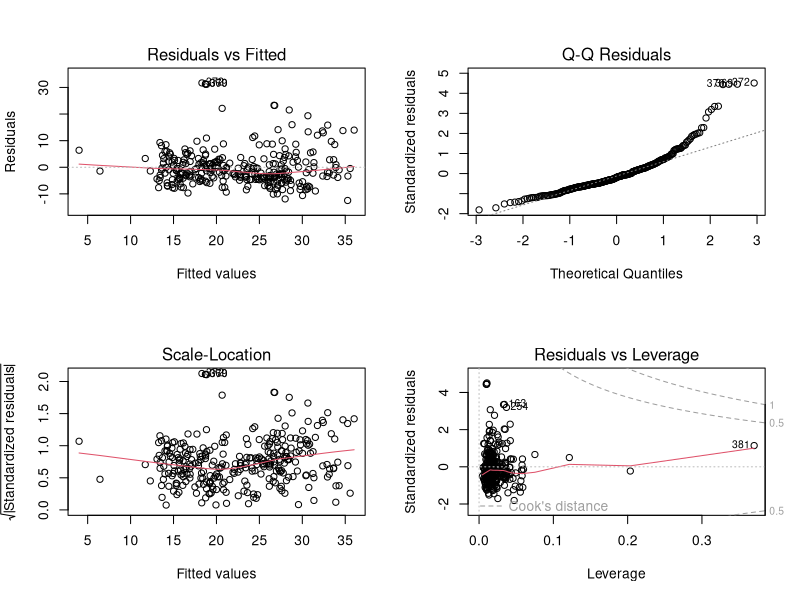
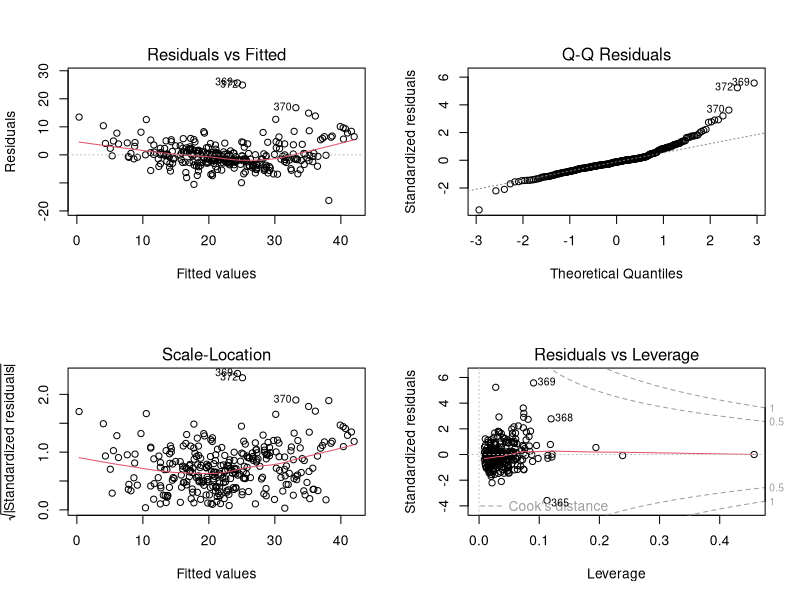
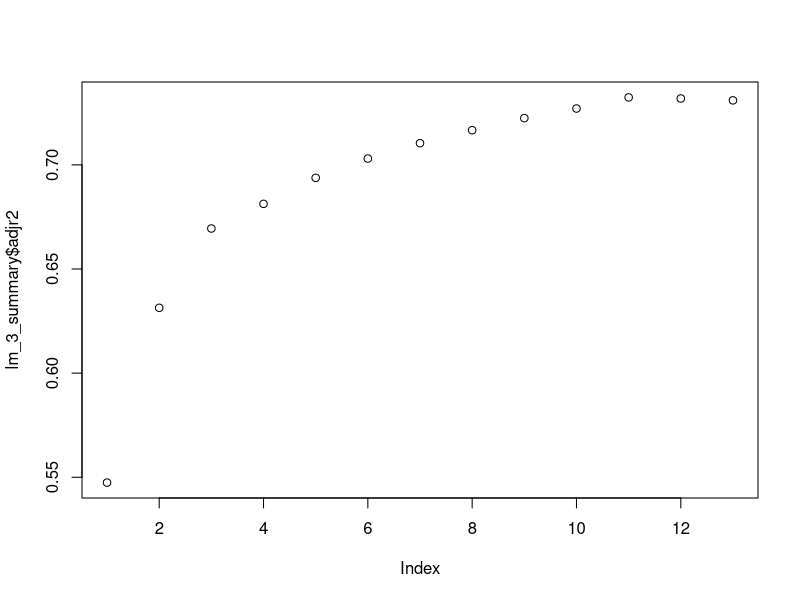
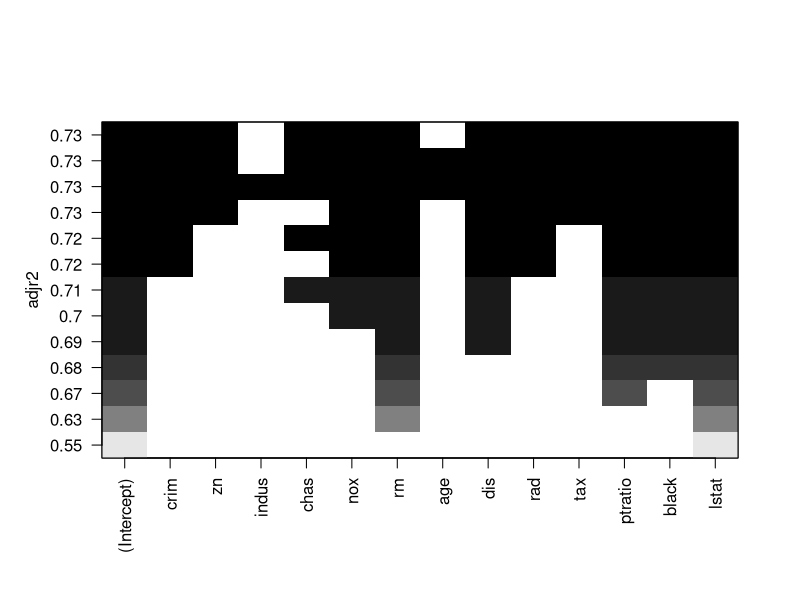

These figures' R source, in order:

library(MASS)  
library(leaps)  
library(car)   
library(Metrics)

# Multiple Linear Regression ----------------------------------------------


# Data --------------------------------------------------------------------

? Boston

dim(Boston)
head(Boston)
str(Boston)
summary(Boston)

# Train, val, test
# https://stackoverflow.com/questions/36068963/r-how-to-split-a-data-frame-into-training-validation-and-test-sets
spec = c(train = .6, validate = .2, test = .2)

set.seed(123)
g = sample(cut(
  seq(nrow(Boston)), 
  nrow(Boston)*cumsum(c(0,spec)),
  labels = names(spec)
))

res = split(Boston, g)

boston_train <- res$train
boston_val <- res$validate
boston_test <- res$test

# Creating 3 Models -------------------------------------------------------
# In "reality", more focus can be put on the diagnostic plots then we do 
# for assessing how reliable statistical inference is. 

# 1. Using "logic" / Theory
lm_1 <- lm(medv ~ crim + indus + nox + age + dis + ptratio, data = boston_train)
summary(lm_1)
# Rule of thumb: Points above  1 for Cook's Distance indicate that these 
# points may be influential points, i.e. points that have a large
# influence on our fitted model and could be inspected. 
par(mfrow = c(2, 2))
plot(lm_1)

vif(lm_1)

# 2. Starting from the full model
lm_2 <- lm(medv~. + lstat:age, data = boston_train)
summary(lm_2)

# We decide to only keep significant variables, but in general
# you might want to keep variables that are not significant. Check this link:
# https://stats.stackexchange.com/questions/271434/when-should-one-include-a-variable-in-a-regression-despite-it-not-being-statisti

lm_2 <- lm(medv~. - indus - age, data = boston_train)    
summary(lm_2)

par(mfrow = c(2, 2))
plot(lm_2)

vif(lm_2)

# 3. Best subset regression
# Diagnostic plots as above not included, focus on demonstrating 
# that we can apply best subset regression easily.

lm_3 <- regsubsets(medv ~., data = boston_train, nvmax = 13)
lm_3_summary = summary(lm_3)
lm_3_summary

names(lm_3_summary)
par(mfrow = c(1, 1))
plot(lm_3_summary$adjr2)
lm_3_summary$adjr2

coef(lm_3, 3)
plot(lm_3, scale = "adjr2")

lm_3 <- lm(medv ~ rm + ptratio + lstat, data = boston_train)    
summary(lm_3)


# Evaluation --------------------------------------------------------------

val_pred_m1 <- predict(lm_1, newdata = boston_val)
val_pred_m2 <- predict(lm_2, newdata = boston_val)
val_pred_m3 <- predict(lm_3, newdata = boston_val)

results <- data.frame(
  Model = c("Model 1", "Model 2", "Model 3"),
  RMSE_val_data = c(rmse(boston_val$medv, val_pred_m1),
                    rmse(boston_val$medv, val_pred_m2),
                    rmse(boston_val$medv, val_pred_m3)),
  Adj_R_squared = c(summary(lm_1)$adj.r.squared,
                    summary(lm_2)$adj.r.squared,
                    summary(lm_3)$adj.r.squared),
  BIC = c(BIC(lm_1), BIC(lm_2), BIC(lm_3))
)

# In reality, not sure we get the same ranking for different metrics as 
# is the case here.
results

# Evaluating our chosen model (lm_2) on the test data.
test_pred_m2 <- predict(lm_2, newdata = boston_test)
rmse(boston_test$medv, test_pred_m2)


# Inference for model 2 ---------------------------------------------------
# In reality, before doing inference, analyze diagnostic plots. 

summary(lm_2)  # Hypothesis testing

confint(lm_2)

# New data that we want to predict
new_data <- data.frame(
  crim = c(3.5, 3),
  zn = c(10, 8),
  indus = c(7, 5), 
  chas = c(0.05, 0.07),
  nox = c(0.5, 0.6),
  rm = c(6, 6.3),
  age = c(45, 63), 
  dis = c(4, 3.8),
  rad = c(9.5, 7),
  tax = c(330, 280),
  ptratio = c(19, 20),
  black = c(391.4, 395),
  lstat = c(11.5, 14)
)

# Create CI & PI for predictions
confidence_intervals <- predict(lm_2, newdata = new_data, interval = "confidence", level = 0.95)
prediction_intervals <- predict(lm_2, newdata = new_data, interval = "prediction", level = 0.95)

confidence_intervals
prediction_intervals
